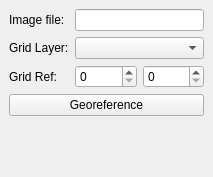
<?xml version="1.0" encoding="UTF-8"?>
<ui version="4.0">
 <class>ArkGeoreference</class>
 <widget class="QDockWidget" name="ArkGeoreference">
  <property name="geometry">
   <rect>
    <x>0</x>
    <y>0</y>
    <width>213</width>
    <height>177</height>
   </rect>
  </property>
  <property name="windowTitle">
   <string>DockWidget</string>
  </property>
  <widget class="QWidget" name="dockWidgetContents">
   <layout class="QFormLayout" name="formLayout">
    <item row="0" column="0">
     <widget class="QLabel" name="label">
      <property name="text">
       <string>Image file:</string>
      </property>
      <property name="buddy">
       <cstring>lineEdit</cstring>
      </property>
     </widget>
    </item>
    <item row="0" column="1">
     <widget class="QLineEdit" name="lineEdit"/>
    </item>
    <item row="1" column="0">
     <widget class="QLabel" name="label_2">
      <property name="text">
       <string>Grid Layer:</string>
      </property>
      <property name="buddy">
       <cstring>comboBox</cstring>
      </property>
     </widget>
    </item>
    <item row="1" column="1">
     <widget class="QComboBox" name="comboBox"/>
    </item>
    <item row="2" column="1">
     <layout class="QHBoxLayout" name="horizontalLayout">
      <item>
       <widget class="QSpinBox" name="spinBox"/>
      </item>
      <item>
       <widget class="QSpinBox" name="spinBox_2"/>
      </item>
     </layout>
    </item>
    <item row="2" column="0">
     <widget class="QLabel" name="label_3">
      <property name="text">
       <string>Grid Ref:</string>
      </property>
      <property name="buddy">
       <cstring>spinBox</cstring>
      </property>
     </widget>
    </item>
    <item row="4" column="0" colspan="2">
     <widget class="QPushButton" name="pushButton">
      <property name="text">
       <string>Georeference</string>
      </property>
     </widget>
    </item>
   </layout>
  </widget>
 </widget>
 <resources/>
 <connections/>
</ui>
